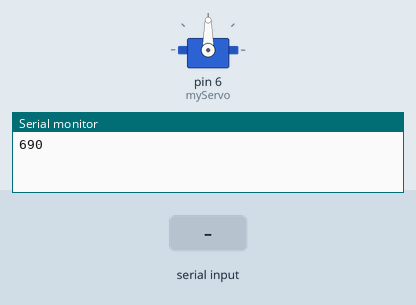
Bench run of a sketch on a simulated Arduino Uno, built with avr-gcc and run on an emulated ATmega328P. Parts: servo, the last lines printed to the serial monitor. The test bench sets the inputs (shaded band).

Above: at 1.2 s.
1.3 s: "90,45\n" received over Serial
At 2.3 s:
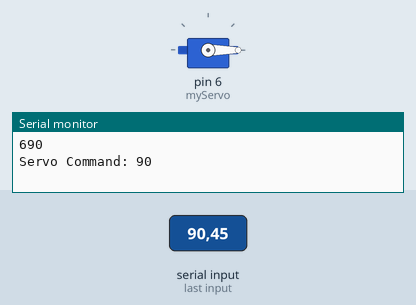
Timing chart, 0 to 4.3 s (numbered marks = the images above; inputs shaded):
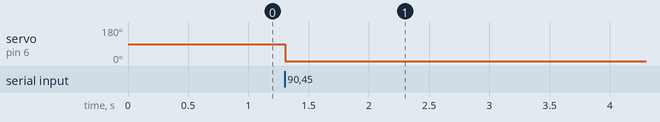

Measured:
- after the input at 1.3 s, servo on pin 6 (myServo): 90° → 0° at once

The sketch:

Servo.ino
```cpp
#include <Servo.h>

Servo myServo;


/*
int LOW_SIGNAL = 710
Fin 1: 79.7 degrees
Fin 2: 79.0 degrees
Fin 3: 80.7 degrees
Fin 4: 80.6 degrees
Fin Avg: 80 degrees
*/

/*
int HIGH_SIGNAL = 630
Fin 1: 98.6 degrees
Fin 2: 99.1 degrees
Fin 3: 99.2 degrees
Fin 4: 99.9 degrees
Fin Avg = 99.2 degrees
*/

int LOW_SIGNAL = 710;
float LOW_SIGNAL_ANGLE = -0.1745329252;  // rad
int HIGH_SIGNAL = 630;
float HIGH_SIGNAL_ANGLE = 0.1605702912;  // rad
float fin_angle;
int pos;
char KEEP_SIGNAL[10];


int state = 1;


String inputString = "";
bool inputComplete = false;

void setup() {
  Serial.begin(9600);
  myServo.attach(6);  // servo signal pin
  inputString.reserve(10);

  Serial.println(fmap(-0.0872664626, LOW_SIGNAL_ANGLE, HIGH_SIGNAL_ANGLE, LOW_SIGNAL, HIGH_SIGNAL));
}

void loop() {

  if (inputComplete) {
    pos = inputString.toInt();
    myServo.writeMicroseconds(pos);
    Serial.print("Servo Command: ");
    Serial.println(pos);
    // clear input
    inputString = "";
    inputComplete = false;
  }
}

// This runs automatically when serial data arrives
void serialEvent() {
  while (Serial.available()) {
    char inChar = (char)Serial.read();
    inputString += inChar;

    if (inChar == '\n') {
      inputComplete = true;
    }
  }
}

int fmap(float x, float in_min, float in_max, float out_min, float out_max) {
  return int((x - in_min) * ((out_max - out_min) / (in_max - in_min))) + out_min;
}
```
